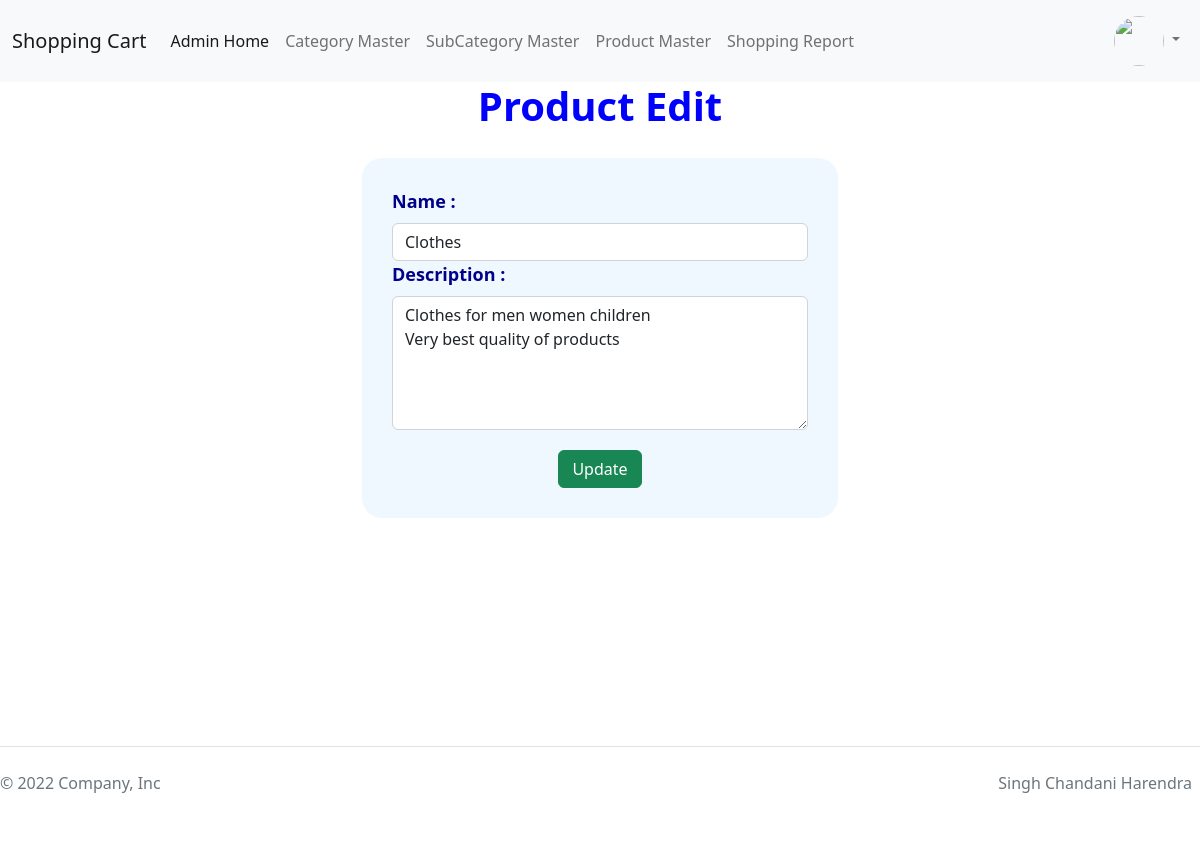
The app's page /A2Q2/categoryEdit.php?typeOfUser=Admin&action=edit&eid=1 with its own data.
### tables this page shows
CREATE TABLE `sc_category` (
  `cid` int(5) NOT NULL,
  `name` varchar(30) NOT NULL,
  `description` varchar(100) NOT NULL,
  `photo` varchar(100) NOT NULL
);

### A2Q2/categoryEdit.php (the view, shortened to what this page needs)
<?php
include_once("header.php");
$con = mysqli_connect('localhost','root','','chandani');
if(isset($_GET['action'])){
    if($_GET['action'] == 'edit'){
        $eid = $_GET['eid'];
        if($eid != ""){
            $query = mysqli_query($con,"select count(*) from sc_category where cid = $eid");
            while($countRow = mysqli_fetch_row($query)){
                if($countRow[0] == 1){
                    $query = mysqli_query($con,"select * from sc_category where cid = $eid");
                    while($row = mysqli_fetch_assoc($query)){
                        $name = $row['name'];
                        $description = $row['description'];
                    }
                }
                else{
                    echo "<script>alert('No Record Found..');</script>";
                }
            }
        }
    }
}
?>
    <div class="container-fluid" style="min-height:80vh">
        <div class="row">
            <h1 class="title">Product Edit</h1>
            <div class="col-md-3"></div>
            <div class="col-md-6 ">
                <form action="" method="post" class="formRow" enctype="multipart/form-data">
                    <div>
                    <label for="name" class="form-label">Name : </label>
                    <input type="text" name="txtName" id="name" value="<?php if(isset($name)){ echo $name; }?>" class="form-control" placeholder="Name"/>
                    </div>
                    <div>
                    <label for="description" class="form-label">Description : </label>
                    <textarea name="txtDescription" id="description" cols="30" rows="5" class="form-control"><?php if(isset($description)){ echo $description; }?></textarea>
                    </div>
                    <div style="text-align:center">
                    <input type="submit" name="btnUpdate" id="update" value="Update" class="btn btn-success btn-small"/>
                    </div>
                </form>
            </div>
            <div class="col-md-2"></div>
        </div>
    </div>
<?php
include_once("footer.php");
?>

### A2Q2/css/style.css (style rules this page uses)
.formRow { background-color:aliceblue; border-radius: 20px; padding:30px; margin: 20px 50px; }
.title { text-align: center; font-weight: bold; color:blue; }
label { font-size: large; font-weight: bold; color:darkblue; }
input { font-size: large; font-weight: bold; color:darkblue; width: 100%; }
input[type='submit'],input[type='reset'] { width: 20%; text-align: center; margin-top: 20px; }

### records on screen
sc_category: txtName "Clothes", txtDescription "Clothes for men women children Very best quality of products"
